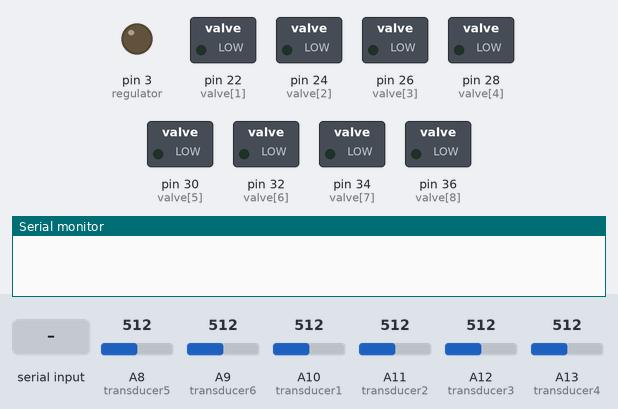
This sketch was run on a simulated Arduino Mega 2560, built with avr-gcc and run on an emulated ATmega2560. Shown: switched loads named in the sketch (green lamp = pin HIGH), output pins drawn as LEDs (lit = HIGH), the last lines printed to the serial monitor. Inputs (shaded band) come from the test bench; at power-on: A8 (transducer5) = 512, A9 (transducer6) = 512, A10 (transducer1) = 512, A11 (transducer2) = 512, A12 (transducer3) = 512, A13 (transducer4) = 512.

Above: at 2.2 s.
2.3 s: "90,45\n" received over Serial
3.8 s: "5\n" received over Serial
At 5.0 s:
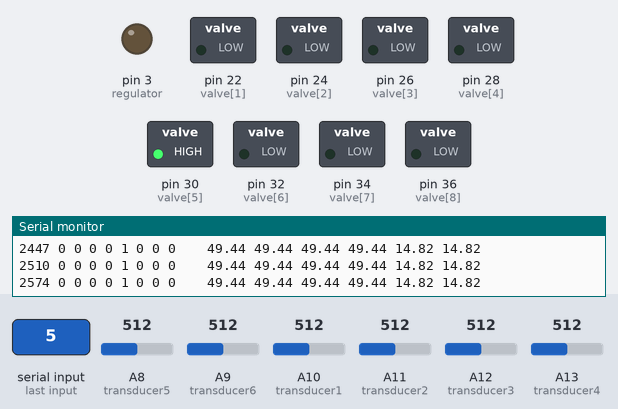
5.3 s: A8 (transducer5) set to 391
8.3 s: A8 (transducer5) set to 371
9.8 s: A9 (transducer6) set to 396
11.3 s: A9 (transducer6) set to 367
Timing chart, 0 to 14.3 s (numbered marks = the images above; inputs shaded):
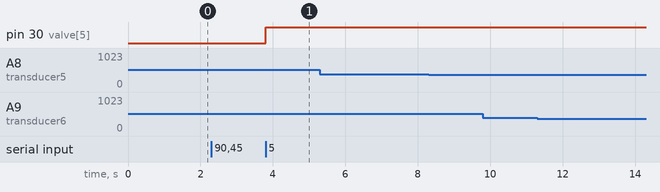

Measured:
- after the input at 3.8 s, pin 30 (valve[5]): LOW → HIGH at once

The sketch:

cycle_testing.ino
```cpp
/*
Uses three (3) pressure transducers and one (1) pressure regulator.
 Applies a ramp up to max_pressure, increasing 1/255 analog output every time_step
 Records (2) pressures throughout as fast as possible.
 */

int regulator = 3;
int transducer1 = A10;
int transducer2 = A11;
int transducer3 = A12;
int transducer4 = A13;
int transducer5 = A8;
int transducer6 = A9;

int time_step = 50;
int max_pressure = 100;

float calibration_pressure = 15;
float slope1;
float int1;
float slope2;
float int2;
float slope3;
float int3;
float v1_0;
float v2_0;
float v3_0;
float v1_10;
float v2_10;
float v3_10;

int valve[] = {0,22,24,26,28,30,32,34,36,38};

int incomingByte = 0;
char junk;

void setup() {
  pinMode(regulator,OUTPUT);
  for (int i=0; i < 9; i++){
    pinMode(valve[i], OUTPUT);
  }
  Serial.begin(9600);
  delay(1000);  // Run the following, enter slope and int values below in loop, then comment out this section
//    pressure_calibration();
//slope1 =7.4671535491;
//
//slope2 =7.4309926033;

slope1 =24.5520000457;
//slope1=slope3;
slope2=7.4309926033;

//int1 =-3.7226278781;
//
//int2 =-3.7772395610;

int1 =-12.0000000000;
//int1=int3;
int2=-3.7772395610;

}

void loop() {

  while (Serial.read() != 10);
  unsigned long prev_time = millis();
  unsigned long current_time = millis();
  long start_time = current_time;
  int val =0;
  while (Serial.read() != 10){
    while (Serial.available() == 0){
      current_time = millis();
      int output_volt1 = analogRead(transducer1);
      int output_volt2 = analogRead(transducer2);
      int output_volt3 = analogRead(transducer3);
      int output_volt4 = analogRead(transducer4);
      int output_volt5 = analogRead(transducer5);
      int output_volt6 = analogRead(transducer6);
      //      Serial.print(millis()-start_time);        Serial.print(" ");
      //  //      Serial.print((float)i/255*5);  Serial.print(" ");
      Serial.print(millis()-start_time);
      Serial.print(" ");

      for (int i=1; i < 9; i++){
        Serial.print(digitalRead(valve[i])); Serial.print(" ");
      }
//      Serial.print(digitalRead(valve[8]));
      Serial.print("   ");
      Serial.print(abs((float)output_volt1/1023*5.0*slope1+int1));
      Serial.print(" ");
      Serial.print(abs((float)output_volt2/1023*5.0*slope1+int1));
      Serial.print(" ");
      Serial.print(abs((float)output_volt3/1023*5.0*slope1+int1));
      Serial.print(" ");
      Serial.print(abs((float)output_volt4/1023*5.0*slope1+int1));
      Serial.print(" ");
      Serial.print(abs((float)output_volt5/1023*5.0*slope2+int2));
      Serial.print(" ");
      Serial.println(abs((float)output_volt6/1023*5.0*slope2+int2));
//      Serial.print("   ");
    }
    val = Serial.parseInt();
    Serial.read();
    if (digitalRead(valve[val])==HIGH){
      digitalWrite(valve[val],LOW);
    }
//    else if (val == 0)
    else {
      digitalWrite(valve[val],HIGH);
    }
//    val = Serial.parseInt();
  }

  //  int x = 1;
  //  for (int i = 0; i > -1; i = i + x){
  //      analogWrite(regulator,i);
  //      if (i == max_pressure) x = -1;             // switch direction at peak
  //      delay(time_step);
  //      int output_volt1 = analogRead(transducer1);
  //      int output_volt2 = analogRead(transducer2);
  //      Serial.print(millis());        Serial.print(" ");
  ////      Serial.print((float)i/255*5);  Serial.print(" ");
  //      Serial.print((float)output_volt1/1023*5.0*slope1+int1); Serial.print(" ");
  //      Serial.println((float)output_volt2/1023*5.0*slope2+int2);
  //   }


  //  while (Serial.read() != 10);
  //  int x = 1;
  //  unsigned long prev_time = millis();
  //  unsigned long current_time = millis();
  //  long start_time = current_time;
  //  int i = 1;

  ////  Electronic Pressure regulator
  //    while (i > -1){
  //      current_time = millis();
  //      if (current_time > prev_time + time_step){
  //        analogWrite(regulator,i);
  //        if (i == max_pressure) x = -1;
  //        i = i + x;
  //        prev_time = current_time;
  //      }


}

////    Manual pressure regulator
//  while (Serial.read() != 10){
//    current_time = millis();
//    int output_volt1 = analogRead(transducer1);
//    int output_volt2 = analogRead(transducer2);
//    Serial.print(millis()-start_time);        Serial.print(" ");
//    Serial.print((float)output_volt1/1023*5.0); Serial.print(" ");
//    Serial.println((float)output_volt2/1023*5.0);
//  }

//   int x = 1;
//   for (int i = 0; i > -1; i = i + x){
//      analogWrite(regulator,i);
//      if (i == max_pressure) x = -1;             // switch direction at peak
//      delay(time_step);
//      int output_volt1 = analogRead(transducer1);
//      int output_volt2 = analogRead(transducer2);
//      Serial.print(millis());        Serial.print(" ");
////      Serial.print((float)i/255*5);  Serial.print(" ");
//      Serial.print((float)output_volt1/1023*5.0); Serial.print(" ");
//      Serial.println((float)output_volt2/1023*5.0);
//   }


//  for(int i=0;i<=150;i++){
//    analogWrite(2,i);
//    delay(time_step);
//    int output_volt = analogRead(transducer1);
//    Serial.print(millis());
//    Serial.print(" ");
//    Serial.print((float)i/255*5);
//    Serial.print(" ");
//    Serial.println((float)output_volt/1023*5.0);
//  }
//  for(int i=99;i>=0;i--){
//    analogWrite(2,i);
//    delay(time_step);
//    int output_volt = analogRead(transducer1);
//    Serial.print(millis());
//    Serial.print(" ");
//    Serial.print((float)i/255*5);
//    Serial.print(" ");
//    Serial.println((float)output_volt/1023*5.0);
//  }

//  analogWrite(2,100);
//  Serial.println(analogRead(input));
void pressure_calibration(){
  Serial.println("Set pressure to 0 and press enter");
  while (Serial.read() != 10);
  v1_0 = (float)analogRead(transducer1)/1023*5.0;
  v2_0 = (float)analogRead(transducer2)/1023*5.0;
  v3_0 = (float)analogRead(transducer3)/1023*5.0;

  Serial.println("Set pressure to 15 and press enter");
  while (Serial.read() != 10);
  v1_10 = (float)analogRead(transducer1)/1023*5.0;
  v2_10 = (float)analogRead(transducer2)/1023*5.0;
  v3_10 = (float)analogRead(transducer3)/1023*5.0;

  slope1 = calibration_pressure/(v1_10-v1_0);
  slope2 = calibration_pressure/(v2_10-v2_0);
  slope3 = calibration_pressure/(v3_10-v3_0);

  int1 = (float)-v1_0*slope1;
  int2 = (float)-v2_0*slope2;
  int3 = (float)-v3_0*slope3;

  Serial.print("slope1 ="); Serial.print(slope1,DEC); Serial.println(";");
  Serial.print("slope2 ="); Serial.print(slope2,DEC); Serial.println(";");
  Serial.print("slope3 ="); Serial.print(slope3,DEC); Serial.println(";");
  Serial.print("int1 ="); Serial.print(int1,DEC); Serial.println(";");
  Serial.print("int2 ="); Serial.print(int2,DEC); Serial.println(";");
  Serial.print("int3 ="); Serial.print(int3,DEC); Serial.println(";");
}
```
